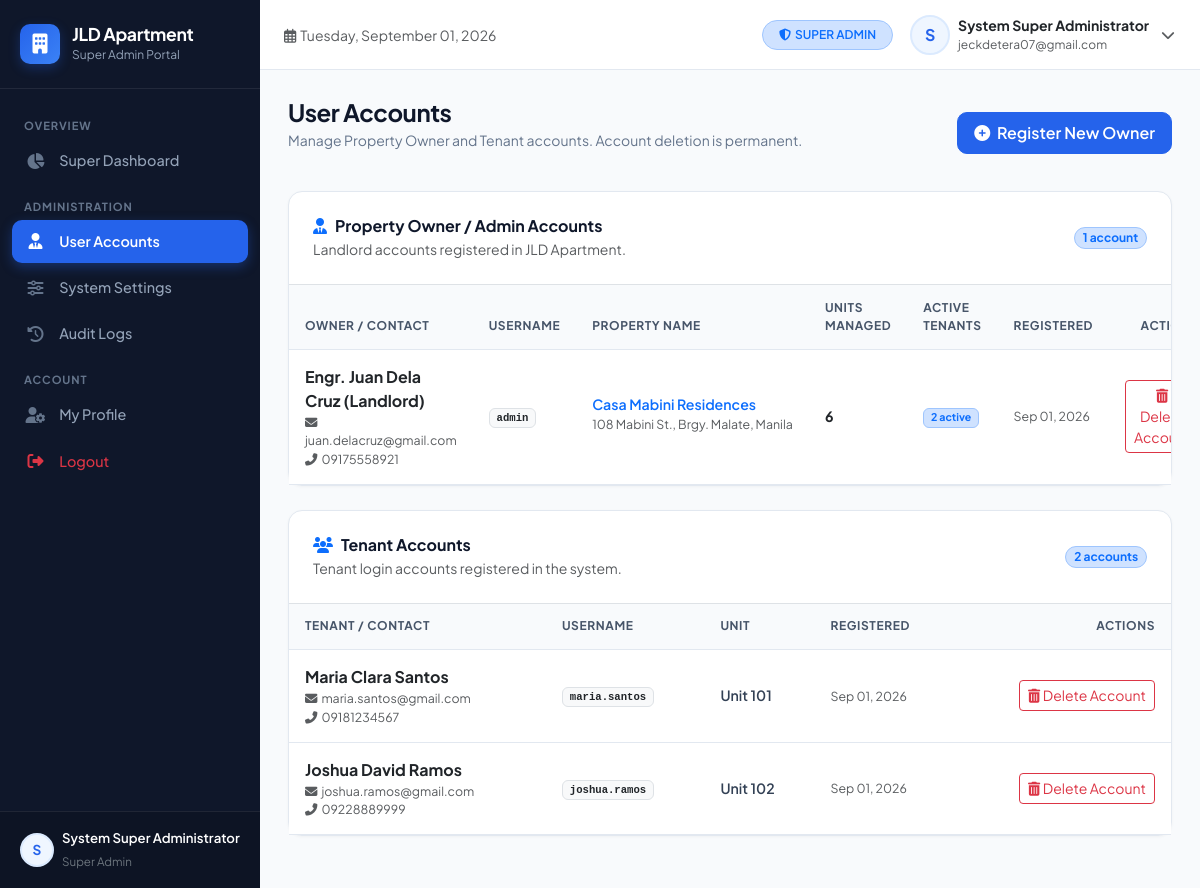
/views/super_admin/owners.php (signed in), run on the app's committed database.
### tables this page shows
CREATE TABLE `users` (
    `id` INT AUTO_INCREMENT PRIMARY KEY,
    `name` VARCHAR(100) NOT NULL,
    `username` VARCHAR(50) NOT NULL UNIQUE,
    `email` VARCHAR(100) NOT NULL UNIQUE,
    `password` VARCHAR(255) NOT NULL,
    `role` ENUM('super_admin', 'admin', 'tenant') NOT NULL DEFAULT 'tenant',
    `phone` VARCHAR(20) NULL,
    `avatar` VARCHAR(255) NULL,
    `status` ENUM('active', 'inactive', 'suspended') NOT NULL DEFAULT 'active',
    `created_at` TIMESTAMP DEFAULT CURRENT_TIMESTAMP,
    `updated_at` TIMESTAMP DEFAULT CURRENT_TIMESTAMP ON UPDATE CURRENT_TIMESTAMP
);

### config/helpers.php (called while the page is built, shortened)
<?php
function formatDate($date, $format = 'M d, Y') {
    return date($format, strtotime($date));
}

### views/super_admin/owners.php (the view, shortened to what this page needs)
<?php
$pdo = getDBConnection();
$owners = $pdo->query("SELECT u.*, p.name as property_name, p.address as property_address,
    (SELECT COUNT(*) FROM units WHERE property_id = p.id) as unit_count,
    (SELECT COUNT(*) FROM tenants t JOIN units un ON t.unit_id = un.id WHERE un.property_id = p.id AND t.status = 'active') as tenant_count
    FROM users u
    LEFT JOIN properties p ON u.id = p.owner_id
    WHERE u.role = 'admin'
    ORDER BY u.created_at DESC")->fetchAll();
$tenants = $pdo->query("SELECT u.*,
    (SELECT CONCAT(t.first_name, ' ', t.last_name)
       FROM tenants t
      WHERE t.user_id = u.id
      ORDER BY t.id DESC LIMIT 1) AS tenant_profile_name,
    (SELECT t.status
       FROM tenants t
      WHERE t.user_id = u.id
      ORDER BY t.id DESC LIMIT 1) AS tenant_status,
    (SELECT un.unit_number
       FROM tenants t
       LEFT JOIN units un ON t.unit_id = un.id
      WHERE t.user_id = u.id
      ORDER BY t.id DESC LIMIT 1) AS unit_number
    FROM users u
    WHERE u.role = 'tenant'
    ORDER BY u.created_at DESC")->fetchAll();
include_once dirname(dirname(__DIR__)) . '/includes/header.php';
?>
<div class="d-md-flex align-items-center justify-content-between mb-4">
    <div>
        <h1 class="page-title">User Accounts</h1>
        <p class="page-subtitle">Manage Property Owner and Tenant accounts. Account deletion is permanent.</p>
    </div>
    <div class="mt-3 mt-md-0">
        <button class="btn btn-primary" data-bs-toggle="modal" data-bs-target="#addOwnerModal">
            <i class="fas fa-plus-circle me-1"></i> Register New Owner
        </button>
    </div>
</div>
<div class="custom-card mb-4">
    <div class="p-3 p-md-4 border-bottom d-flex align-items-center justify-content-between">
        <div>
            <h5 class="custom-card-title mb-1"><i class="fas fa-user-tie text-primary me-2"></i>Property Owner / Admin Accounts</h5>
            <p class="text-muted small mb-0">Landlord accounts registered in JLD Apartment.</p>
        </div>
        <span class="badge bg-primary-subtle text-primary border border-primary-subtle rounded-pill">
            <?php echo count($owners); ?> account<?php echo count($owners) === 1 ? '' : 's'; ?>
        </span>
    </div>
    <div class="table-responsive">
        <table class="table table-custom mb-0">
            <thead>
                <tr>
                    <th>Owner / Contact</th>
                    <th>Username</th>
                    <th>Property Name</th>
                    <th>Units Managed</th>
                    <th>Active Tenants</th>
                    <th>Registered</th>
                    <th class="text-end">Actions</th>
                </tr>
            </thead>
            <tbody>
                <?php if (empty($owners)): ?>
                    <tr><td colspan="7" class="text-center text-muted py-4">No property owner accounts found.</td></tr>
                <?php else: ?>
                    <?php foreach ($owners as $ow): ?>
                        <tr>
                            <td>
                                <div class="fw-bold text-dark fs-6"><?php echo htmlspecialchars($ow['name']); ?></div>
                                <div class="small text-muted"><i class="fas fa-envelope me-1"></i><?php echo htmlspecialchars($ow['email']); ?></div>
                                <div class="small text-muted"><i class="fas fa-phone-alt me-1"></i><?php echo htmlspecialchars($ow['phone'] ?? '—'); ?></div>
                            </td>
                            <td><span class="badge bg-light text-dark border font-monospace"><?php echo htmlspecialchars($ow['username']); ?></span></td>
                            <td>
                                <div class="fw-semibold text-primary"><?php echo htmlspecialchars($ow['property_name'] ?? '—'); ?></div>
                                <small class="text-muted text-truncate d-inline-block" style="max-width: 220px;"><?php echo htmlspecialchars($ow['property_address'] ?? ''); ?></small>
                            </td>
                            <td><span class="fw-bold text-dark"><?php echo intval($ow['unit_count']); ?></span></td>
                            <td><span class="badge bg-primary-subtle text-primary border border-primary-subtle"><?php echo intval($ow['tenant_count']); ?> active</span></td>
                            <td class="text-muted small"><?php echo formatDate($ow['created_at']); ?></td>
                            <td class="text-end">
                                <button type="button"
                                        class="btn btn-sm btn-outline-danger"
                                        onclick="confirmDeleteAccount(<?php echo intval($ow['id']); ?>, <?php echo htmlspecialchars(json_encode($ow['name']), ENT_QUOTES, 'UTF-8'); ?>, 'Property Owner')"
                                        title="Delete Account">
                                    <i class="fas fa-trash-alt"></i> Delete Account
                                </button>
                            </td>
                        </tr>
                    <?php endforeach; ?>
                <?php endif; ?>
            </tbody>
        </table>
    </div>
</div>
<div class="custom-card mb-4">
    <div class="p-3 p-md-4 border-bottom d-flex align-items-center justify-content-between">
        <div>
            <h5 class="custom-card-title mb-1"><i class="fas fa-users text-primary me-2"></i>Tenant Accounts</h5>
            <p class="text-muted small mb-0">Tenant login accounts registered in the system.</p>
        </div>
        <span class="badge bg-primary-subtle text-primary border border-primary-subtle rounded-pill">
            <?php echo count($tenants); ?> account<?php echo count($tenants) === 1 ? '' : 's'; ?>
        </span>
    </div>
    <div class="table-responsive">
        <table class="table table-custom mb-0">
            <thead>
                <tr>
                    <th>Tenant / Contact</th>
                    <th>Username</th>
                    <th>Unit</th>
                    <th>Registered</th>
                    <th class="text-end">Actions</th>
                </tr>
            </thead>
            <tbody>
                <?php if (empty($tenants)): ?>
                    <tr><td colspan="5" class="text-center text-muted py-4">No tenant accounts found.</td></tr>
                <?php else: ?>
                    <?php foreach ($tenants as $tn): ?>
                        <tr>
                            <td>
                                <div class="fw-bold text-dark fs-6"><?php echo htmlspecialchars($tn['tenant_profile_name'] ?: $tn['name']); ?></div>
                                <div class="small text-muted"><i class="fas fa-envelope me-1"></i><?php echo htmlspecialchars($tn['email']); ?></div>
                                <div class="small text-muted"><i class="fas fa-phone-alt me-1"></i><?php echo htmlspecialchars($tn['phone'] ?? '—'); ?></div>
                            </td>
                            <td><span class="badge bg-light text-dark border font-monospace"><?php echo htmlspecialchars($tn['username']); ?></span></td>
                            <td><span class="fw-semibold"><?php echo htmlspecialchars($tn['unit_number'] ?? '—'); ?></span></td>
                            <td class="text-muted small"><?php echo formatDate($tn['created_at']); ?></td>
                            <td class="text-end">
                                <button type="button"
                                        class="btn btn-sm btn-outline-danger"
                                        onclick="confirmDeleteAccount(<?php echo intval($tn['id']); ?>, <?php echo htmlspecialchars(json_encode($tn['name']), ENT_QUOTES, 'UTF-8'); ?>, 'Tenant')"
                                        title="Delete Account">
                                    <i class="fas fa-trash-alt"></i> Delete Account
                                </button>
                            </td>
                        </tr>
                    <?php endforeach; ?>
                <?php endif; ?>
            </tbody>
        </table>
    </div>
</div>
<?php include_once dirname(dirname(__DIR__)) . '/includes/footer.php'; ?>

### assets/css/custom.css (style rules this page uses)
:root { --primary-color: #2563eb; --primary-hover: #1d4ed8; --primary-subtle: #eff6ff; --secondary-color: #64748b; --success-color: #059669; --success-subtle: #ecfdf5; --warning-color: #d97706; --warning-subtle: #fffbeb; --danger-color: #dc2626; --danger-subtle: #fef2f2; --dark-surface: #0f172a; --sidebar-bg: #0f172a; --sidebar-hover: #1e293b; --sidebar-active: #2563eb; --body-bg: #f8fafc; --card-bg: #ffffff; --border-color: #e2e8f0; --text-main: #1e293b; --text-muted: #64748b; --sidebar-width: 260px; --radius-md: 10px; --radius-lg: 14px; }
body { font-family: 'Plus Jakarta Sans', -apple-system, BlinkMacSystemFont, "Segoe UI", Roboto, sans-serif; background-color: var(--body-bg); color: var(--text-main); min-height: 100vh; overflow-x: hidden; }
.page-title { font-size: 1.5rem; font-weight: 700; color: #0f172a; letter-spacing: -0.02em; margin: 0; }
.page-subtitle { font-size: 0.875rem; color: var(--text-muted); margin-top: 0.2rem; }
.custom-card { background: #ffffff; border: 1px solid var(--border-color); border-radius: var(--radius-lg); box-shadow: 0 1px 3px rgba(0, 0, 0, 0.04); margin-bottom: 1.5rem; }
.custom-card-title { font-size: 1rem; font-weight: 700; color: #0f172a; margin: 0; }
.table-custom { margin-bottom: 0; font-size: 0.885rem; }
.table-custom thead th { background-color: #f8fafc; color: #475569; font-weight: 700; font-size: 0.75rem; text-transform: uppercase; letter-spacing: 0.05em; border-top: none; border-bottom: 1px solid var(--border-color); padding: 0.85rem 1rem; }
.table-custom tbody td { padding: 0.95rem 1rem; vertical-align: middle; border-bottom: 1px solid var(--border-color); color: #334155; }
.btn-primary { background-color: var(--primary-color); border-color: var(--primary-color); font-weight: 600; border-radius: var(--radius-md); padding: 0.5rem 1rem; }

### data on the page
users: name "Engr. Juan Dela Cruz (Landlord)", email "juan.delacruz@gmail.com", phone "09175558921", username "admin", property_name "Casa Mabini Residences", property_address "108 Mabini St., Brgy. Malate, Manila", unit_count "6", tenant_count "2", created_at "Sep 01, 2026"
users: name "Maria Clara Santos", email "maria.santos@gmail.com", phone "09181234567", username "maria.santos", unit_number "Unit 101", created_at "Sep 01, 2026"
users: name "Joshua David Ramos", email "joshua.ramos@gmail.com", phone "09228889999", username "joshua.ramos", unit_number "Unit 102", created_at "Sep 01, 2026"

### other printed values
substr($currentUser['name'] ?? 'U', 0, 1) "S"
$currentUser['name'] "System Super Administrator"
str_replace('_', ' ', $currentUser['role'] ?? '') "Super Admin"
str_replace('_', ' ', $currentUser['role'] ?? 'User') "SUPER ADMIN"
$currentUser['email'] "jeckdetera07@gmail.com"
count($owners) "1"
count($tenants) "2"
